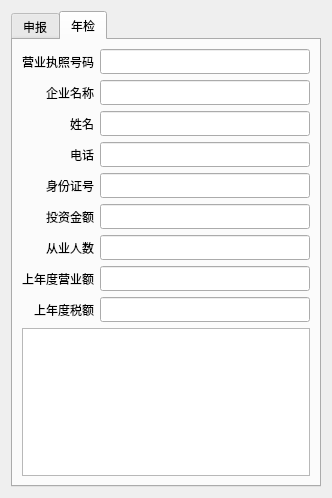
<?xml version="1.0" encoding="UTF-8"?>
<ui version="4.0">
 <class>Form</class>
 <widget class="QWidget" name="Form">
  <property name="geometry">
   <rect>
    <x>0</x>
    <y>0</y>
    <width>332</width>
    <height>498</height>
   </rect>
  </property>
  <property name="acceptDrops">
   <bool>false</bool>
  </property>
  <property name="windowTitle">
   <string>辅助</string>
  </property>
  <layout class="QVBoxLayout" name="verticalLayout_2">
   <item>
    <widget class="QTabWidget" name="tab_AS">
     <property name="font">
      <font>
       <family>微软雅黑 Light</family>
       <pointsize>9</pointsize>
      </font>
     </property>
     <property name="currentIndex">
      <number>1</number>
     </property>
     <widget class="QWidget" name="tab">
      <attribute name="title">
       <string>申报</string>
      </attribute>
      <layout class="QVBoxLayout" name="verticalLayout_4">
       <item>
        <layout class="QVBoxLayout" name="verticalLayout_3">
         <item>
          <layout class="QFormLayout" name="formLayout_2">
           <property name="labelAlignment">
            <set>Qt::AlignRight|Qt::AlignTrailing|Qt::AlignVCenter</set>
           </property>
           <item row="0" column="0">
            <widget class="QLabel" name="label_10">
             <property name="text">
              <string>姓名</string>
             </property>
            </widget>
           </item>
           <item row="0" column="1">
            <widget class="QLineEdit" name="txt_name"/>
           </item>
           <item row="1" column="0">
            <widget class="QLabel" name="label_11">
             <property name="text">
              <string>电话</string>
             </property>
            </widget>
           </item>
           <item row="1" column="1">
            <widget class="QLineEdit" name="txt_phone"/>
           </item>
           <item row="2" column="0">
            <widget class="QLabel" name="label_12">
             <property name="text">
              <string>密码</string>
             </property>
            </widget>
           </item>
           <item row="2" column="1">
            <widget class="QLineEdit" name="txt_password"/>
           </item>
           <item row="3" column="0">
            <widget class="QLabel" name="label_13">
             <property name="text">
              <string>身份证号</string>
             </property>
            </widget>
           </item>
           <item row="3" column="1">
            <widget class="QLineEdit" name="txt_idNumber"/>
           </item>
           <item row="4" column="0">
            <widget class="QLabel" name="label_14">
             <property name="text">
              <string>户籍地址</string>
             </property>
            </widget>
           </item>
           <item row="4" column="1">
            <widget class="QLineEdit" name="txt_address"/>
           </item>
           <item row="5" column="0">
            <widget class="QLabel" name="label_15">
             <property name="text">
              <string>民族</string>
             </property>
            </widget>
           </item>
           <item row="5" column="1">
            <widget class="QLineEdit" name="txt_nation"/>
           </item>
           <item row="6" column="0">
            <widget class="QLabel" name="label_19">
             <property name="text">
              <string>学历</string>
             </property>
            </widget>
           </item>
           <item row="6" column="1">
            <widget class="QLineEdit" name="txt_educationalBackground"/>
           </item>
           <item row="7" column="0">
            <widget class="QLabel" name="label_16">
             <property name="text">
              <string>身份证有效期</string>
             </property>
            </widget>
           </item>
           <item row="7" column="1">
            <widget class="QLineEdit" name="txt_validity"/>
           </item>
           <item row="8" column="0">
            <widget class="QLabel" name="label_17">
             <property name="text">
              <string>投资金额</string>
             </property>
            </widget>
           </item>
           <item row="8" column="1">
            <widget class="QLineEdit" name="txt_amount"/>
           </item>
           <item row="9" column="0">
            <widget class="QLabel" name="label_18">
             <property name="text">
              <string>从业人数</string>
             </property>
            </widget>
           </item>
           <item row="9" column="1">
            <widget class="QLineEdit" name="txt_peoNumber"/>
           </item>
          </layout>
         </item>
         <item>
          <widget class="QTableWidget" name="tab_declare"/>
         </item>
        </layout>
       </item>
      </layout>
     </widget>
     <widget class="QWidget" name="tab_2">
      <attribute name="title">
       <string>年检</string>
      </attribute>
      <layout class="QGridLayout" name="gridLayout_2">
       <item row="0" column="0">
        <layout class="QVBoxLayout" name="verticalLayout">
         <item>
          <layout class="QFormLayout" name="formLayout">
           <property name="labelAlignment">
            <set>Qt::AlignBottom|Qt::AlignRight|Qt::AlignTrailing</set>
           </property>
           <item row="1" column="0">
            <widget class="QLabel" name="label">
             <property name="text">
              <string>企业名称</string>
             </property>
            </widget>
           </item>
           <item row="1" column="1">
            <widget class="QLineEdit" name="txt_ASDesignation"/>
           </item>
           <item row="2" column="0">
            <widget class="QLabel" name="label_2">
             <property name="text">
              <string>姓名</string>
             </property>
            </widget>
           </item>
           <item row="2" column="1">
            <widget class="QLineEdit" name="txt_ASname"/>
           </item>
           <item row="3" column="0">
            <widget class="QLabel" name="label_3">
             <property name="text">
              <string>电话</string>
             </property>
            </widget>
           </item>
           <item row="3" column="1">
            <widget class="QLineEdit" name="txt_ASphone"/>
           </item>
           <item row="4" column="0">
            <widget class="QLabel" name="label_4">
             <property name="text">
              <string>身份证号</string>
             </property>
            </widget>
           </item>
           <item row="4" column="1">
            <widget class="QLineEdit" name="txt_ASidNumber"/>
           </item>
           <item row="0" column="0">
            <widget class="QLabel" name="label_5">
             <property name="text">
              <string>营业执照号码</string>
             </property>
            </widget>
           </item>
           <item row="0" column="1">
            <widget class="QLineEdit" name="txt_AScreditCode"/>
           </item>
           <item row="5" column="0">
            <widget class="QLabel" name="label_6">
             <property name="text">
              <string>投资金额</string>
             </property>
            </widget>
           </item>
           <item row="5" column="1">
            <widget class="QLineEdit" name="txt_ASamount"/>
           </item>
           <item row="6" column="0">
            <widget class="QLabel" name="label_7">
             <property name="text">
              <string>从业人数</string>
             </property>
            </widget>
           </item>
           <item row="6" column="1">
            <widget class="QLineEdit" name="txt_ASpeoNumber"/>
           </item>
           <item row="7" column="0">
            <widget class="QLabel" name="label_8">
             <property name="text">
              <string>上年度营业额</string>
             </property>
            </widget>
           </item>
           <item row="7" column="1">
            <widget class="QLineEdit" name="txt_ASturnover"/>
           </item>
           <item row="8" column="0">
            <widget class="QLabel" name="label_9">
             <property name="text">
              <string>上年度税额</string>
             </property>
            </widget>
           </item>
           <item row="8" column="1">
            <widget class="QLineEdit" name="txt_ASTax"/>
           </item>
          </layout>
         </item>
         <item>
          <widget class="QTableWidget" name="tableWidget_2"/>
         </item>
        </layout>
       </item>
      </layout>
     </widget>
    </widget>
   </item>
  </layout>
 </widget>
 <resources/>
 <connections/>
</ui>
